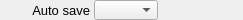
    <widget class="PyDMFrame" name="composite_36">
      <property name="geometry">
        <rect>
          <x>807</x>
          <y>322</y>
          <width>243</width>
          <height>20</height>
        </rect>
      </property>
      <widget class="QLabel" name="text_42">
        <property name="geometry">
          <rect>
            <x>0</x>
            <y>0</y>
            <width>90</width>
            <height>20</height>
          </rect>
        </property>
        <property name="text">
          <string>Auto save</string>
        </property>
        <property name="font" stdset="0">
          <font>
            <pointsize>10</pointsize>
          </font>
        </property>
        <property name="brush" stdset="0">
          <brush brushstyle="SolidPattern">
            <color alpha="255">
              <red>0</red>
              <green>0</green>
              <blue>0</blue>
            </color>
          </brush>
        </property>
        <property name="toolTip">
          <string>text_42</string>
        </property>
        <property name="alignment">
          <set>Qt::AlignRight|Qt::AlignTrailing|Qt::AlignVCenter</set>
        </property>
        <property name="styleSheet">
          <string notr="true">QLabel#text_42 {
  color: rgb(0, 0, 0);
  }</string>
        </property>
      </widget>
      <widget class="PyDMEnumComboBox" name="menu_6">
        <property name="geometry">
          <rect>
            <x>94</x>
            <y>0</y>
            <width>64</width>
            <height>20</height>
          </rect>
        </property>
        <property name="toolTip">
          <string>${prefix}AutoSave</string>
        </property>
        <property name="channel" stdset="0">
          <string>ca://${prefix}AutoSave</string>
        </property>
        <property name="font" stdset="0">
          <font>
            <pointsize>10</pointsize>
          </font>
        </property>
        <property name="styleSheet">
          <string notr="true">PyDMEnumComboBox#menu_6 {
  color: rgb(0, 0, 0);
  background-color: rgb(115, 223, 255);
  }</string>
        </property>
      </widget>
      <widget class="PyDMLabel" name="text_update_41">
        <property name="geometry">
          <rect>
            <x>163</x>
            <y>1</y>
            <width>80</width>
            <height>18</height>
          </rect>
        </property>
        <property name="toolTip">
          <string>PV: ${prefix}AutoSave_RBV</string>
        </property>
        <property name="channel" stdset="0">
          <string>ca://${prefix}AutoSave_RBV</string>
        </property>
        <property name="font" stdset="0">
          <font>
            <pointsize>10</pointsize>
          </font>
        </property>
        <property name="alignment">
          <set>Qt::AlignLeading|Qt::AlignLeft|Qt::AlignVCenter</set>
        </property>
        <property name="textInteractionFlags">
          <set>Qt::TextSelectableByKeyboard|Qt::TextSelectableByMouse</set>
        </property>
        <property name="styleSheet">
          <string notr="true">PyDMLabel#text_update_41 {
  color: rgb(10, 0, 184);
  background-color: rgb(187, 187, 187);
  }</string>
        </property>
      </widget>
    </widget>
